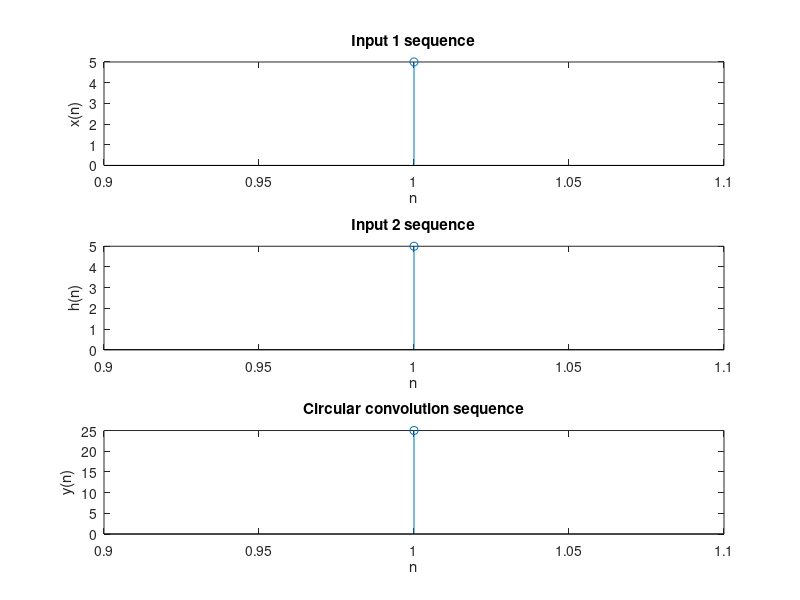

The MATLAB script that drew this image:
clc;
clear all;
close all;
x=input('Enter the input 1 sequence: ');
h=input('Enter the input 2 sequence: ');
L=length(x);
M=length(h);
y=cconv(x,h); % “conv” inbuilt command used for convolution operation
%------- To plot input 1 sequence-----------%
subplot(3,1,1);
stem(x);
title('Input 1 sequence');
xlabel('n');
ylabel('x(n)');
%------- To plot input 2 sequence-----------%
subplot(3,1,2);
stem(h);
title('Input 2 sequence');
xlabel('n');
ylabel('h(n)');
%------- To plot output sequence-----------%
subplot(3,1,3);
stem(y);
title('Circular convolution sequence');
xlabel('n');
ylabel('y(n)');
